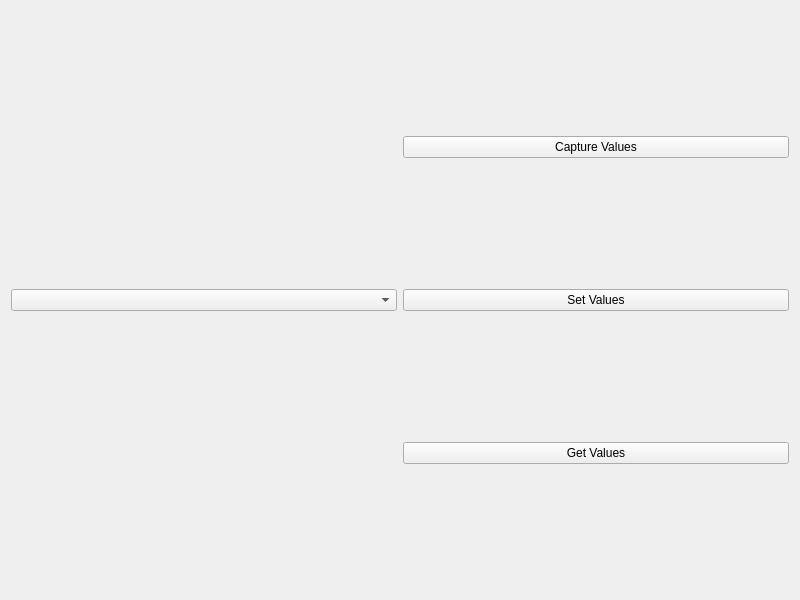
<?xml version="1.0" encoding="UTF-8"?>
<ui version="4.0">
 <class>Widget</class>
 <widget class="QWidget" name="Widget">
  <property name="geometry">
   <rect>
    <x>0</x>
    <y>0</y>
    <width>800</width>
    <height>600</height>
   </rect>
  </property>
  <property name="windowTitle">
   <string>Widget</string>
  </property>
  <layout class="QHBoxLayout" name="horizontalLayout">
   <item>
    <widget class="QComboBox" name="comboBox"/>
   </item>
   <item>
    <layout class="QVBoxLayout" name="verticalLayout">
     <item>
      <widget class="QPushButton" name="CaptureValuespushButton">
       <property name="text">
        <string>Capture Values</string>
       </property>
      </widget>
     </item>
     <item>
      <widget class="QPushButton" name="SetValuespushButton">
       <property name="text">
        <string>Set Values</string>
       </property>
      </widget>
     </item>
     <item>
      <widget class="QPushButton" name="GetValuespushButton">
       <property name="text">
        <string>Get Values</string>
       </property>
      </widget>
     </item>
    </layout>
   </item>
  </layout>
 </widget>
 <resources/>
 <connections/>
</ui>
